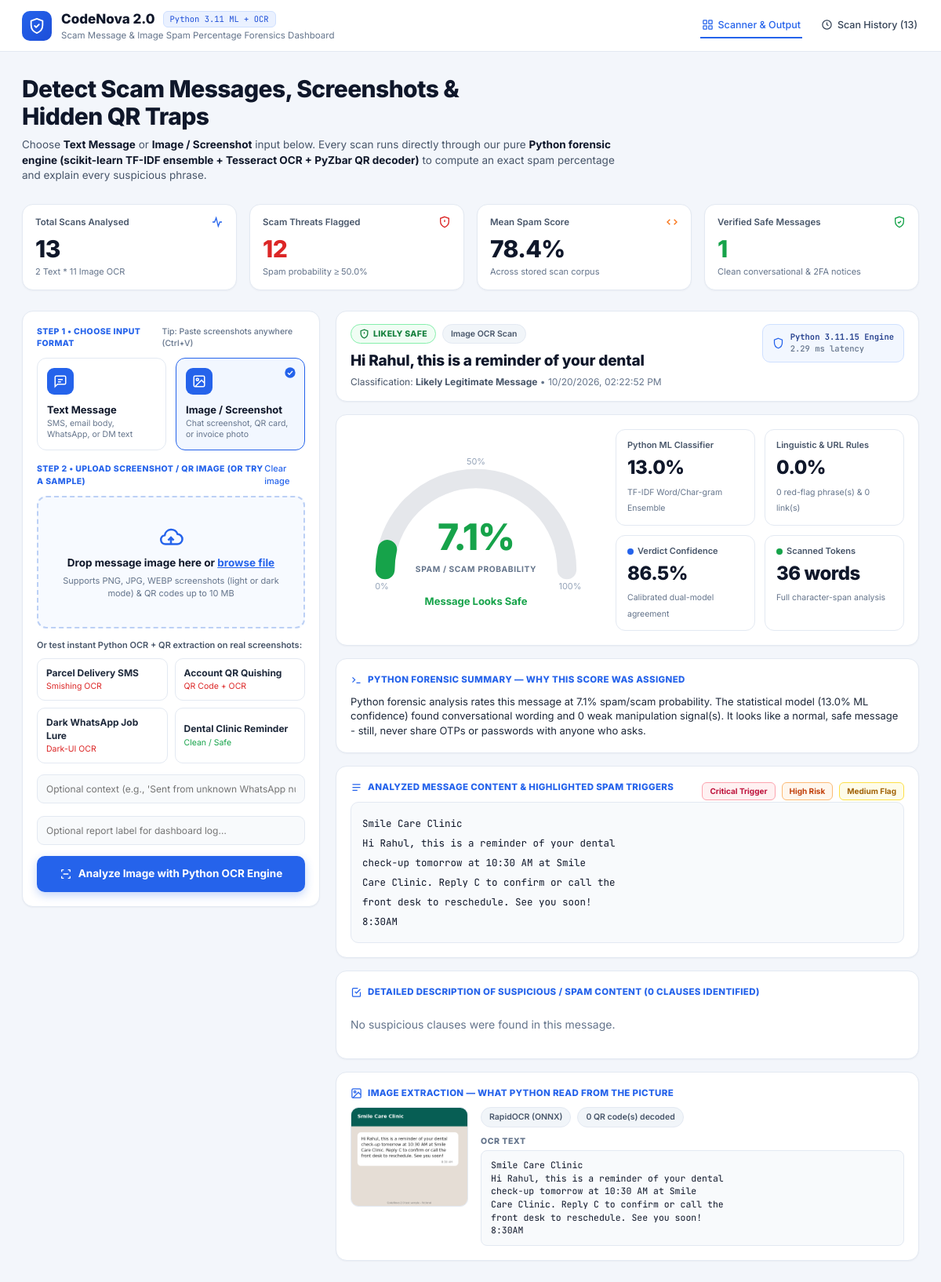
Page /scan/8 on the committed database.
### tables this page shows
CREATE TABLE scans (
                   id INTEGER PRIMARY KEY AUTOINCREMENT,
                   created TEXT, label TEXT, mode TEXT, title TEXT,
                   score REAL, risk_class TEXT, category TEXT, result TEXT);

### app.py (the view)
@app.route("/scan/<int:scan_id>")
def view_scan(scan_id):
    row = get_db().execute("SELECT * FROM scans WHERE id=?", (scan_id,)).fetchone()
    if not row:
        return redirect(url_for("index"))
    result = json.loads(row["result"])
    result.update(title=row["title"], created=row["created"], label=row["label"],
                  mode=row["mode"], id=row["id"])
    return render_dashboard(result, selected_mode=row["mode"])

### app.py (called while the page is built)
@app.context_processor
def inject_asset_version():
    css = BASE / "static" / "style.css"
    return {"asset_v": int(css.stat().st_mtime)}

def get_db():
    if "db" not in g:
        g.db = sqlite3.connect(DB_PATH)
        g.db.row_factory = sqlite3.Row
        g.db.execute(
            """CREATE TABLE IF NOT EXISTS scans (
                   id INTEGER PRIMARY KEY AUTOINCREMENT,
                   created TEXT, label TEXT, mode TEXT, title TEXT,
                   score REAL, risk_class TEXT, category TEXT, result TEXT)"""
        )
    return g.db

def stats():
    rows = get_db().execute("SELECT mode, score FROM scans").fetchall()
    total = len(rows)
    text_n = sum(1 for r in rows if r["mode"] == "text")
    flagged = sum(1 for r in rows if r["score"] >= 50)
    mean = round(sum(r["score"] for r in rows) / total, 1) if total else 0.0
    return {"total": total, "text": text_n, "image": total - text_n,
            "flagged": flagged, "mean": mean, "safe": total - flagged}

def render_dashboard(result=None, **extra):
    s = stats()
    return render_template("index.html", stats=s, history_count=s["total"], result=result,
                           quick_fills=QUICK_FILLS, samples=SAMPLES, py_version=platform.python_version(), **extra)

### templates/index.html (shortened to what this page needs)
{% extends "base.html" %}
{% block content %}
{% set mode = selected_mode or (result.mode if result else 'text') %}
<main class="page">
  <section class="hero">
    <h1>Detect Scam Messages, Screenshots &amp; Hidden QR Traps</h1>
    <p>Choose <b>Text Message</b> or <b>Image / Screenshot</b> input below. Every scan runs directly through our pure <b>Python forensic engine (scikit-learn TF-IDF ensemble + Tesseract OCR + PyZbar QR decoder)</b> to compute an exact spam percentage and explain every suspicious phrase.</p>
  </section>
  <section class="stats">
    <div class="stat">
      <div class="stat-top"><span>Total Scans Analysed</span>
        <svg viewBox="0 0 24 24" width="16" height="16" fill="none" stroke="#2563eb" stroke-width="2"><path d="M3 12h4l3-8 4 16 3-8h4"/></svg></div>
      <div class="stat-val">{{ stats.total }}</div>
      <div class="stat-sub">{{ stats.text }} Text * {{ stats.image }} Image OCR</div>
    </div>
    <div class="stat">
      <div class="stat-top"><span>Scam Threats Flagged</span>
        <svg viewBox="0 0 24 24" width="16" height="16" fill="none" stroke="#dc2626" stroke-width="2"><path d="M12 2l8 3v6c0 5-3.4 9.2-8 11-4.6-1.8-8-6-8-11V5z"/><path d="M12 8v4M12 16h.01"/></svg></div>
      <div class="stat-val red">{{ stats.flagged }}</div>
      <div class="stat-sub">Spam probability ≥ 50.0%</div>
    </div>
    <div class="stat">
      <div class="stat-top"><span>Mean Spam Score</span>
        <svg viewBox="0 0 24 24" width="16" height="16" fill="none" stroke="#f97316" stroke-width="2"><path d="M8 7l-5 5 5 5M16 7l5 5-5 5"/></svg></div>
      <div class="stat-val">{{ stats.mean }}%</div>
      <div class="stat-sub">Across stored scan corpus</div>
    </div>
    <div class="stat">
      <div class="stat-top"><span>Verified Safe Messages</span>
        <svg viewBox="0 0 24 24" width="16" height="16" fill="none" stroke="#16a34a" stroke-width="2"><path d="M12 2l8 3v6c0 5-3.4 9.2-8 11-4.6-1.8-8-6-8-11V5z"/><path d="M9 12l2 2 4-4"/></svg></div>
      <div class="stat-val green">{{ stats.safe }}</div>
      <div class="stat-sub">Clean conversational &amp; 2FA notices</div>
    </div>
  </section>
  <section class="grid">
    <form class="card input-card" method="post" action="{{ url_for('scan') }}" enctype="multipart/form-data" id="scanForm">
      <div class="step-head">
        <span>Step 1 • Choose input format</span>
        <span class="tip">Tip: Paste screenshots anywhere (Ctrl+V)</span>
      </div>
      <div class="modes">
        <label class="mode">
          <div class="mode-box">
            <span class="mode-icon blue">
              <svg viewBox="0 0 24 24" width="18" height="18" fill="none" stroke="#fff" stroke-width="2"><path d="M21 15a2 2 0 0 1-2 2H7l-4 4V5a2 2 0 0 1 2-2h14a2 2 0 0 1 2 2z"/><path d="M8 9h8M8 13h5"/></svg>
            </span>
            <b>Text Message</b>
            <small>SMS, email body, WhatsApp, or DM text</small>
          </div>
        </label>
        <label class="mode">
          <div class="mode-box">
            <span class="mode-icon gray">
              <svg viewBox="0 0 24 24" width="18" height="18" fill="none" stroke="#64748b" stroke-width="2"><rect x="3" y="3" width="18" height="18" rx="2"/><circle cx="9" cy="9" r="2"/><path d="M21 15l-5-5L5 21"/></svg>
            </span>
            <span class="tick"><svg viewBox="0 0 24 24" width="16" height="16"><circle cx="12" cy="12" r="10" fill="#2563eb"/><path d="M7.5 12.5l3 3 6-6.5" fill="none" stroke="#fff" stroke-width="2"/></svg></span>
            <b>Image / Screenshot</b>
            <small>Chat screenshot, QR card, or invoice photo</small>
          </div>
        </label>
      </div>
      <div class="step-head second">
        <span>Step 2 • <span id="step2Label">{{ 'Upload screenshot / QR image (or try a sample)' if mode == 'image' else 'Paste message content' }}</span></span>
        <a href="#" id="clearBtn" class="clear">Clear text</a>
      </div>
      <div id="imagePane">
        <div class="drop" id="dropZone" tabindex="0">
          <svg viewBox="0 0 24 24" width="34" height="34" fill="none" stroke="#2563eb" stroke-width="1.8"><path d="M7 18a4 4 0 0 1-.6-7.96A6 6 0 0 1 18 9a4.5 4.5 0 0 1-.5 9H7z"/><path d="M12 12v6M9.5 14.5L12 12l2.5 2.5"/></svg>
          <b>Drop message image here or <a href="#" id="browseLink">browse file</a></b>
          <small>Supports PNG, JPG, WEBP screenshots (light or dark mode) &amp; QR codes up to 10 MB</small>
        </div>
        <div class="sample-title">Or test instant Python OCR + QR extraction on real screenshots:</div>
        <div class="samples">
          {% for s in samples %}
          <button type="button" class="sample-btn" data-id="{{ s.id }}" data-file="{{ s.file }}" data-src="{{ url_for('static', filename='samples/' ~ s.file) }}">
            <b>{{ s.label }}</b>
            <span class="{{ s.kind }}">{{ s.sub }}</span>
          </button>
          {% endfor %}
        </div>
      </div>
      <input type="text" name="context" id="contextPane" class="label-input" maxlength="200" placeholder="Optional context (e.g., 'Sent from unknown WhatsApp number')" value="{{ request.form.get('context', '') }}">
      <input type="text" name="label" class="label-input" maxlength="80" placeholder="Optional report label for dashboard log…" value="{{ request.form.get('label', '') }}">
      <button type="submit" class="cta">
        <svg viewBox="0 0 24 24" width="16" height="16" fill="none" stroke="#fff" stroke-width="2"><path d="M4 8V5a1 1 0 0 1 1-1h3M16 4h3a1 1 0 0 1 1 1v3M20 16v3a1 1 0 0 1-1 1h-3M8 20H5a1 1 0 0 1-1-1v-3M7 12h10"/></svg>
        <span id="ctaText">Calculate Spam Percentage with Python</span>
      </button>
    </form>
    <div class="results" id="results">
      {% if result %}
      <div class="card head-card">
        <div class="head-left">
          <div class="head-badges">
            <span class="risk risk-{{ result.risk_class }}">
              <svg viewBox="0 0 24 24" width="13" height="13" fill="none" stroke="currentColor" stroke-width="2.4"><path d="M12 2l8 3v6c0 5-3.4 9.2-8 11-4.6-1.8-8-6-8-11V5z"/><path d="M12 8v4M12 16h.01"/></svg>
              {{ result.risk }}</span>
            <span class="badge-soft">{{ 'Direct Text Scan' if result.mode == 'text' else 'Image OCR Scan' }}</span>
          </div>
          <h2>{{ result.title }}</h2>
          <div class="classif">Classification: <b>{{ result.category }}</b> <span class="muted">• {{ result.created }}</span></div>
        </div>
        <div class="engine mono">
          <svg viewBox="0 0 24 24" width="15" height="15" fill="none" stroke="#2563eb" stroke-width="2"><path d="M12 2l8 3v6c0 5-3.4 9.2-8 11-4.6-1.8-8-6-8-11V5z"/></svg>
          <div>Python {{ py_version }} Engine<br><span>{{ result.latency_ms }} ms latency</span></div>
        </div>
      </div>
      <div class="card gauge-card">
        <div class="gauge-wrap">
          {% set col = {'critical':'#dc2626','high':'#f97316','medium':'#eab308','safe':'#16a34a'}[result.risk_class] %}
          <svg viewBox="0 0 220 130" class="gauge">
            <path d="M25 110 A85 85 0 0 1 195 110" pathLength="100" fill="none" stroke="#e5e7eb" stroke-width="18" stroke-linecap="round"/>
            <path d="M25 110 A85 85 0 0 1 195 110" pathLength="100" fill="none" stroke="{{ col }}" stroke-width="18" stroke-linecap="round" stroke-dasharray="{{ result.score }} 100"/>
            <text x="110" y="12" text-anchor="middle" class="g-lbl">50%</text>
            <text x="22" y="128" text-anchor="middle" class="g-lbl">0%</text>
            <text x="198" y="128" text-anchor="middle" class="g-lbl">100%</text>
            <text x="110" y="92" text-anchor="middle" class="g-num" fill="{{ col }}">{{ result.score }}%</text>
            <text x="110" y="112" text-anchor="middle" class="g-sub">SPAM / SCAM PROBABILITY</text>
          </svg>
          <div class="g-verdict" style="color: {{ col }}">
            {% if result.risk_class == 'critical' %}High-Probability Scam / Spam Detected
            {% elif result.risk_class == 'high' %}Likely Scam / Spam Detected
            {% elif result.risk_class == 'medium' %}Suspicious - Review Carefully
            {% else %}Message Looks Safe{% endif %}
          </div>
        </div>
        <div class="metrics">
          <div class="metric"><span>Python ML Classifier</span><b>{{ result.ml }}%</b><small>TF-IDF Word/Char-gram Ensemble</small></div>
          <div class="metric"><span>Linguistic &amp; URL Rules</span><b>{{ result.rules }}%</b><small>{{ result.red_flags }} red-flag phrase(s) &amp; {{ result.links }} link(s)</small></div>
          <div class="metric"><span><i class="dot blue"></i>Verdict Confidence</span><b>{{ result.confidence }}%</b><small>Calibrated dual-model agreement</small></div>
          <div class="metric"><span><i class="dot green"></i>Scanned Tokens</span><b>{{ result.tokens }} words</b><small>Full character-span analysis</small></div>
        </div>
      </div>
      <div class="card summary-card">
        <h3 class="sec-title"><svg viewBox="0 0 24 24" width="15" height="15" fill="none" stroke="#2563eb" stroke-width="2"><path d="M4 7l5 5-5 5M12 18h8"/></svg> Python Forensic Summary — Why This Score Was Assigned</h3>
        <p>{{ result.summary }}</p>
      </div>
      <div class="card trig-card">
        <div class="trig-head">
          <h3 class="sec-title"><svg viewBox="0 0 24 24" width="15" height="15" fill="none" stroke="#2563eb" stroke-width="2"><path d="M4 6h16M4 12h16M4 18h10"/></svg> Analyzed Message Content &amp; Highlighted Spam Triggers</h3>
          <div class="legend"><span class="lg-chip critical">Critical Trigger</span><span class="lg-chip high">High Risk</span><span class="lg-chip medium">Medium Flag</span></div>
        </div>
        <div class="hl-box">{{ result.highlighted | safe }}</div>
      </div>
      <div class="card detail-card">
        <h3 class="sec-title"><svg viewBox="0 0 24 24" width="15" height="15" fill="none" stroke="#2563eb" stroke-width="2"><path d="M9 11l3 3 8-8"/><path d="M20 12v7a2 2 0 0 1-2 2H6a2 2 0 0 1-2-2V6a2 2 0 0 1 2-2h9"/></svg>
          Detailed Description of Suspicious / Spam Content ({{ result.triggers|length }} Clause{{ '' if result.triggers|length == 1 else 's' }} Identified)</h3>
        <div class="clauses">
          {% for t in result.triggers %}
          <div class="clause sev-{{ t.severity }}">
            <div class="clause-num">{{ loop.index }}</div>
            <div class="clause-body">
              <div class="clause-top"><b>{{ t.name }}</b>
                <span class="sev-pill {{ t.severity }}">{{ 'Critical Trigger' if t.severity == 'critical' else ('High Risk' if t.severity == 'high' else 'Medium Flag') }}</span></div>
              <div class="phr">{% for p in t.phrases %}<code>{{ p }}</code>{% endfor %}</div>
              <p>{{ t.why }}</p>
            </div>
          </div>
          {% else %}
          <p class="muted">No suspicious clauses were found in this message.</p>
          {% endfor %}
        </div>
      </div>
      {% if result.mode == 'image' %}
      <div class="card extract-card">
        <h3 class="sec-title"><svg viewBox="0 0 24 24" width="15" height="15" fill="none" stroke="#2563eb" stroke-width="2"><rect x="3" y="3" width="18" height="18" rx="2"/><circle cx="9" cy="9" r="2"/><path d="M21 15l-5-5L5 21"/></svg> Image Extraction — What Python Read From The Picture</h3>
        <div class="extract-grid">
          {% if result.image_url %}<img src="{{ result.image_url }}" alt="Scanned image" class="extract-img">{% endif %}
          <div>
            <div class="ex-meta"><span class="badge-soft">{{ result.engine or 'No OCR engine' }}</span>
              <span class="badge-soft">{{ result.qr|length }} QR code(s) decoded</span></div>
            <div class="ex-label">OCR text</div>
            <pre class="ocr-text">{{ result.extracted_text or '(no readable text found)' }}</pre>
          </div>
        </div>
      </div>
      {% endif %}
      {% endif %}
    </div>
  </section>
</main>
{% endblock %}

### rows in the picture
scans: mode "Image OCR Scan", title "Hi Rahul, this is a reminder of your dental", category "Likely Legitimate Message", created "10/20/2026, 02:22:52 PM", score "7.1", highlighted "Smile Care Clinic Hi Rahul, this is a reminder of your dental check-up tomorrow at 10:30 AM at Smile Care Clinic. Reply C to confirm or call the front desk to reschedule. See you soon! 8:30AM"

### other values in the picture
{{ py_version[:4] }} "3.11"
{{ history_count }} "13"
{{ stats.total }} "13"
{{ stats.text }} "2"
{{ stats.image }} "11"
{{ stats.flagged }} "12"
{{ stats.mean }} "78.4"
{{ stats.safe }} "1"
{{ s.label }} "Parcel Delivery SMS" "Account QR Quishing" "Dark WhatsApp Job Lure" "Dental Clinic Reminder"
{{ s.sub }} "Smishing OCR" "QR Code + OCR" "Dark-UI OCR" "Clean / Safe"
{{ result.risk }} "LIKELY SAFE"
{{ py_version }} "3.11.15"
{{ result.latency_ms }} "2.29"
{{ result.ml }} "13.0"
{{ result.rules }} "0.0"
